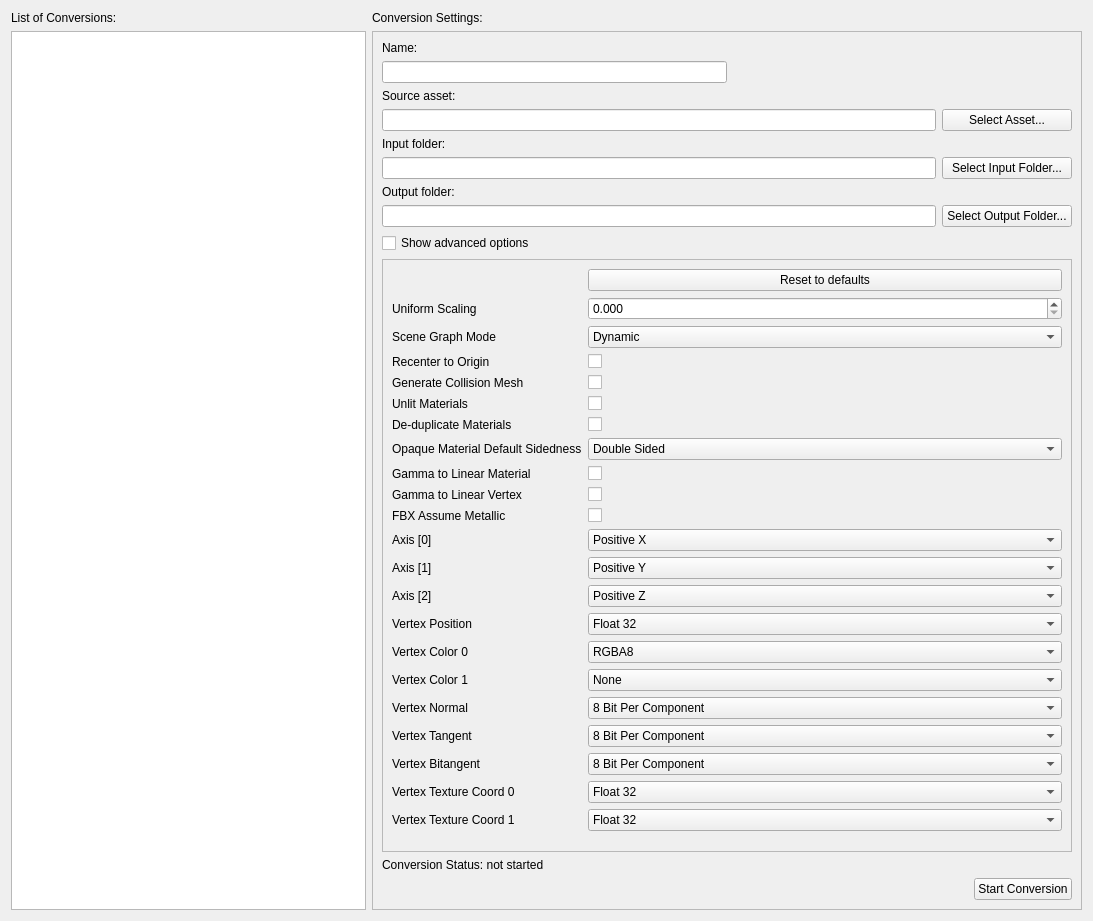
<?xml version="1.0" encoding="UTF-8"?>
<ui version="4.0">
 <class>ConversionWidget</class>
 <widget class="QWidget" name="ConversionWidget">
  <property name="geometry">
   <rect>
    <x>0</x>
    <y>0</y>
    <width>1093</width>
    <height>921</height>
   </rect>
  </property>
  <property name="windowTitle">
   <string>Form</string>
  </property>
  <layout class="QVBoxLayout" name="verticalLayout">
   <item>
    <layout class="QHBoxLayout" name="horizontalLayout_3" stretch="1,2">
     <item>
      <layout class="QVBoxLayout" name="verticalLayout_6">
       <item>
        <widget class="QLabel" name="label_4">
         <property name="text">
          <string>List of Conversions:</string>
         </property>
        </widget>
       </item>
       <item>
        <widget class="QListWidget" name="ConversionList">
         <property name="accessibleName">
          <string>All conversions</string>
         </property>
        </widget>
       </item>
      </layout>
     </item>
     <item>
      <layout class="QVBoxLayout" name="verticalLayout_5">
       <item>
        <widget class="QLabel" name="label_5">
         <property name="text">
          <string>Conversion Settings:</string>
         </property>
        </widget>
       </item>
       <item>
        <widget class="QFrame" name="ConversionPane">
         <property name="frameShape">
          <enum>QFrame::StyledPanel</enum>
         </property>
         <property name="frameShadow">
          <enum>QFrame::Sunken</enum>
         </property>
         <layout class="QVBoxLayout" name="verticalLayout_4">
          <item>
           <widget class="QLabel" name="label">
            <property name="text">
             <string>Name:</string>
            </property>
           </widget>
          </item>
          <item>
           <layout class="QHBoxLayout" name="horizontalLayout_5">
            <item>
             <widget class="QLineEdit" name="ConversionNameInput">
              <property name="minimumSize">
               <size>
                <width>150</width>
                <height>0</height>
               </size>
              </property>
              <property name="accessibleName">
               <string>Conversion name</string>
              </property>
             </widget>
            </item>
            <item>
             <spacer name="horizontalSpacer">
              <property name="orientation">
               <enum>Qt::Horizontal</enum>
              </property>
              <property name="sizeHint" stdset="0">
               <size>
                <width>40</width>
                <height>20</height>
               </size>
              </property>
             </spacer>
            </item>
           </layout>
          </item>
          <item>
           <widget class="QLabel" name="label_2">
            <property name="text">
             <string>Source asset:</string>
            </property>
           </widget>
          </item>
          <item>
           <layout class="QHBoxLayout" name="horizontalLayout">
            <item>
             <widget class="QLineEdit" name="SourceAssetLine">
              <property name="accessibleName">
               <string>Source asset</string>
              </property>
              <property name="readOnly">
               <bool>true</bool>
              </property>
             </widget>
            </item>
            <item>
             <widget class="QPushButton" name="SelectSourceButton">
              <property name="minimumSize">
               <size>
                <width>130</width>
                <height>0</height>
               </size>
              </property>
              <property name="text">
               <string>Select Asset...</string>
              </property>
             </widget>
            </item>
           </layout>
          </item>
          <item>
           <widget class="QLabel" name="label_29">
            <property name="text">
             <string>Input folder:</string>
            </property>
           </widget>
          </item>
          <item>
           <layout class="QHBoxLayout" name="horizontalLayout_12">
            <item>
             <widget class="QLineEdit" name="InputFolderLine">
              <property name="accessibleName">
               <string>Input folder</string>
              </property>
              <property name="readOnly">
               <bool>true</bool>
              </property>
             </widget>
            </item>
            <item>
             <widget class="QPushButton" name="SelectInputFolderButton">
              <property name="minimumSize">
               <size>
                <width>130</width>
                <height>0</height>
               </size>
              </property>
              <property name="text">
               <string>Select Input Folder...</string>
              </property>
             </widget>
            </item>
           </layout>
          </item>
          <item>
           <widget class="QLabel" name="label_3">
            <property name="text">
             <string>Output folder:</string>
            </property>
           </widget>
          </item>
          <item>
           <layout class="QHBoxLayout" name="horizontalLayout_4">
            <item>
             <widget class="QLineEdit" name="OutputFolderLine">
              <property name="accessibleName">
               <string>Output folder</string>
              </property>
              <property name="readOnly">
               <bool>true</bool>
              </property>
             </widget>
            </item>
            <item>
             <widget class="QPushButton" name="SelectOutputFolderButton">
              <property name="minimumSize">
               <size>
                <width>130</width>
                <height>0</height>
               </size>
              </property>
              <property name="text">
               <string>Select Output Folder...</string>
              </property>
             </widget>
            </item>
           </layout>
          </item>
          <item>
           <widget class="QCheckBox" name="ConversionOptionsCheckbox">
            <property name="text">
             <string>Show advanced options</string>
            </property>
           </widget>
          </item>
          <item>
           <widget class="QScrollArea" name="OptionsArea">
            <property name="accessibleName">
             <string>Advanced options</string>
            </property>
            <property name="widgetResizable">
             <bool>true</bool>
            </property>
            <widget class="QWidget" name="scrollAreaWidgetContents">
             <property name="geometry">
              <rect>
               <x>0</x>
               <y>0</y>
               <width>670</width>
               <height>590</height>
              </rect>
             </property>
             <layout class="QHBoxLayout" name="horizontalLayout_8">
              <item>
               <layout class="QFormLayout" name="formLayout">
                <item row="0" column="1">
                 <widget class="QPushButton" name="ResetAdvancedButton">
                  <property name="text">
                   <string>Reset to defaults</string>
                  </property>
                 </widget>
                </item>
                <item row="1" column="0">
                 <widget class="QLabel" name="label_6">
                  <property name="text">
                   <string>Uniform Scaling</string>
                  </property>
                 </widget>
                </item>
                <item row="1" column="1">
                 <widget class="QDoubleSpinBox" name="ScalingSpinbox">
                  <property name="accessibleName">
                   <string>Uniform scaling</string>
                  </property>
                  <property name="decimals">
                   <number>3</number>
                  </property>
                  <property name="maximum">
                   <double>999.000000000000000</double>
                  </property>
                 </widget>
                </item>
                <item row="2" column="0">
                 <widget class="QLabel" name="label_12">
                  <property name="text">
                   <string>Scene Graph Mode</string>
                  </property>
                 </widget>
                </item>
                <item row="2" column="1">
                 <widget class="QComboBox" name="ScenegraphModeCombo">
                  <property name="accessibleName">
                   <string>Scene graph mode</string>
                  </property>
                  <property name="currentIndex">
                   <number>2</number>
                  </property>
                  <item>
                   <property name="text">
                    <string>None</string>
                   </property>
                  </item>
                  <item>
                   <property name="text">
                    <string>Static</string>
                   </property>
                  </item>
                  <item>
                   <property name="text">
                    <string>Dynamic</string>
                   </property>
                  </item>
                 </widget>
                </item>
                <item row="3" column="0">
                 <widget class="QLabel" name="label_7">
                  <property name="text">
                   <string>Recenter to Origin</string>
                  </property>
                 </widget>
                </item>
                <item row="3" column="1">
                 <widget class="QCheckBox" name="RecenterToOriginCheckbox">
                  <property name="accessibleName">
                   <string>Recenter to origin</string>
                  </property>
                  <property name="text">
                   <string/>
                  </property>
                 </widget>
                </item>
                <item row="4" column="0">
                 <widget class="QLabel" name="label_13">
                  <property name="text">
                   <string>Generate Collision Mesh</string>
                  </property>
                 </widget>
                </item>
                <item row="4" column="1">
                 <widget class="QCheckBox" name="CollisionMeshCheckbox">
                  <property name="accessibleName">
                   <string>Generate collision mesh</string>
                  </property>
                  <property name="text">
                   <string/>
                  </property>
                 </widget>
                </item>
                <item row="5" column="0">
                 <widget class="QLabel" name="label_14">
                  <property name="text">
                   <string>Unlit Materials</string>
                  </property>
                 </widget>
                </item>
                <item row="5" column="1">
                 <widget class="QCheckBox" name="UnlitMaterialsCheckbox">
                  <property name="accessibleName">
                   <string>Unlit materials</string>
                  </property>
                  <property name="text">
                   <string/>
                  </property>
                 </widget>
                </item>
                <item row="6" column="0">
                 <widget class="QLabel" name="label_16">
                  <property name="text">
                   <string>De-duplicate Materials</string>
                  </property>
                 </widget>
                </item>
                <item row="6" column="1">
                 <widget class="QCheckBox" name="DeduplicateMaterialsCheckbox">
                  <property name="accessibleName">
                   <string>Deduplicate materials</string>
                  </property>
                  <property name="text">
                   <string/>
                  </property>
                 </widget>
                </item>
                <item row="7" column="0">
                 <widget class="QLabel" name="label_8">
                  <property name="text">
                   <string>Opaque Material Default Sidedness</string>
                  </property>
                 </widget>
                </item>
                <item row="7" column="1">
                 <widget class="QComboBox" name="DefaultSidednessCombo">
                  <property name="accessibleName">
                   <string>Default sidedness for opaque materials</string>
                  </property>
                  <property name="currentIndex">
                   <number>1</number>
                  </property>
                  <item>
                   <property name="text">
                    <string>Single Sided</string>
                   </property>
                  </item>
                  <item>
                   <property name="text">
                    <string>Double Sided</string>
                   </property>
                  </item>
                 </widget>
                </item>
                <item row="8" column="0">
                 <widget class="QLabel" name="label_10">
                  <property name="text">
                   <string>Gamma to Linear Material</string>
                  </property>
                 </widget>
                </item>
                <item row="8" column="1">
                 <widget class="QCheckBox" name="GammaToLinearMaterialCheckbox">
                  <property name="accessibleName">
                   <string>Gamma to linear material</string>
                  </property>
                  <property name="text">
                   <string/>
                  </property>
                 </widget>
                </item>
                <item row="9" column="0">
                 <widget class="QLabel" name="label_11">
                  <property name="text">
                   <string>Gamma to Linear Vertex</string>
                  </property>
                 </widget>
                </item>
                <item row="9" column="1">
                 <widget class="QCheckBox" name="GammaToLinearVertexCheckbox">
                  <property name="accessibleName">
                   <string>Gamma to linear vertex</string>
                  </property>
                  <property name="text">
                   <string/>
                  </property>
                 </widget>
                </item>
                <item row="10" column="0">
                 <widget class="QLabel" name="label_15">
                  <property name="text">
                   <string>FBX Assume Metallic</string>
                  </property>
                 </widget>
                </item>
                <item row="10" column="1">
                 <widget class="QCheckBox" name="FbxAssumeMetallicCheckbox">
                  <property name="accessibleName">
                   <string>FBX assume metallic</string>
                  </property>
                  <property name="text">
                   <string/>
                  </property>
                 </widget>
                </item>
                <item row="11" column="0">
                 <widget class="QLabel" name="label_17">
                  <property name="text">
                   <string>Axis [0]</string>
                  </property>
                 </widget>
                </item>
                <item row="11" column="1">
                 <widget class="QComboBox" name="Axis0Combo">
                  <property name="accessibleName">
                   <string>Main axis 0</string>
                  </property>
                  <property name="currentIndex">
                   <number>1</number>
                  </property>
                  <item>
                   <property name="text">
                    <string>Inherit</string>
                   </property>
                  </item>
                  <item>
                   <property name="text">
                    <string>Positive X</string>
                   </property>
                  </item>
                  <item>
                   <property name="text">
                    <string>Negative X</string>
                   </property>
                  </item>
                  <item>
                   <property name="text">
                    <string>Positive Y</string>
                   </property>
                  </item>
                  <item>
                   <property name="text">
                    <string>Negative Y</string>
                   </property>
                  </item>
                  <item>
                   <property name="text">
                    <string>Positive Z</string>
                   </property>
                  </item>
                  <item>
                   <property name="text">
                    <string>Negative Z</string>
                   </property>
                  </item>
                 </widget>
                </item>
                <item row="12" column="0">
                 <widget class="QLabel" name="label_18">
                  <property name="text">
                   <string>Axis [1]</string>
                  </property>
                 </widget>
                </item>
                <item row="12" column="1">
                 <widget class="QComboBox" name="Axis1Combo">
                  <property name="accessibleName">
                   <string>Main axis 1</string>
                  </property>
                  <property name="currentIndex">
                   <number>3</number>
                  </property>
                  <item>
                   <property name="text">
                    <string>Inherit</string>
                   </property>
                  </item>
                  <item>
                   <property name="text">
                    <string>Positive X</string>
                   </property>
                  </item>
                  <item>
                   <property name="text">
                    <string>Negative X</string>
                   </property>
                  </item>
                  <item>
                   <property name="text">
                    <string>Positive Y</string>
                   </property>
                  </item>
                  <item>
                   <property name="text">
                    <string>Negative Y</string>
                   </property>
                  </item>
                  <item>
                   <property name="text">
                    <string>Positive Z</string>
                   </property>
                  </item>
                  <item>
                   <property name="text">
                    <string>Negative Z</string>
                   </property>
                  </item>
                 </widget>
                </item>
                <item row="13" column="0">
                 <widget class="QLabel" name="label_19">
                  <property name="text">
                   <string>Axis [2]</string>
                  </property>
                 </widget>
                </item>
                <item row="13" column="1">
                 <widget class="QComboBox" name="Axis2Combo">
                  <property name="accessibleName">
                   <string>Main axis 2</string>
                  </property>
                  <property name="currentIndex">
                   <number>5</number>
                  </property>
                  <item>
                   <property name="text">
                    <string>Inherit</string>
                   </property>
                  </item>
                  <item>
                   <property name="text">
                    <string>Positive X</string>
                   </property>
                  </item>
                  <item>
                   <property name="text">
                    <string>Negative X</string>
                   </property>
                  </item>
                  <item>
                   <property name="text">
                    <string>Positive Y</string>
                   </property>
                  </item>
                  <item>
                   <property name="text">
                    <string>Negative Y</string>
                   </property>
                  </item>
                  <item>
                   <property name="text">
                    <string>Positive Z</string>
                   </property>
                  </item>
                  <item>
                   <property name="text">
                    <string>Negative Z</string>
                   </property>
                  </item>
                 </widget>
                </item>
                <item row="14" column="0">
                 <widget class="QLabel" name="label_20">
                  <property name="text">
                   <string>Vertex Position</string>
                  </property>
                 </widget>
                </item>
                <item row="14" column="1">
                 <widget class="QComboBox" name="VertexPositionCombo">
                  <property name="accessibleName">
                   <string>Vertex position data type</string>
                  </property>
                  <item>
                   <property name="text">
                    <string>Float 32</string>
                   </property>
                  </item>
                  <item>
                   <property name="text">
                    <string>Float 16</string>
                   </property>
                  </item>
                 </widget>
                </item>
                <item row="15" column="0">
                 <widget class="QLabel" name="label_21">
                  <property name="text">
                   <string>Vertex Color 0</string>
                  </property>
                 </widget>
                </item>
                <item row="15" column="1">
                 <widget class="QComboBox" name="VertexColor0Combo">
                  <property name="accessibleName">
                   <string>Vertex color 0 data type</string>
                  </property>
                  <property name="currentIndex">
                   <number>1</number>
                  </property>
                  <item>
                   <property name="text">
                    <string>None</string>
                   </property>
                  </item>
                  <item>
                   <property name="text">
                    <string>RGBA8</string>
                   </property>
                  </item>
                 </widget>
                </item>
                <item row="16" column="0">
                 <widget class="QLabel" name="label_22">
                  <property name="text">
                   <string>Vertex Color 1</string>
                  </property>
                 </widget>
                </item>
                <item row="16" column="1">
                 <widget class="QComboBox" name="VertexColor1Combo">
                  <property name="accessibleName">
                   <string>Vertex color 1 data type</string>
                  </property>
                  <item>
                   <property name="text">
                    <string>None</string>
                   </property>
                  </item>
                  <item>
                   <property name="text">
                    <string>RGBA8</string>
                   </property>
                  </item>
                 </widget>
                </item>
                <item row="17" column="0">
                 <widget class="QLabel" name="label_23">
                  <property name="text">
                   <string>Vertex Normal</string>
                  </property>
                 </widget>
                </item>
                <item row="17" column="1">
                 <widget class="QComboBox" name="VertexNormalCombo">
                  <property name="accessibleName">
                   <string>Vertex normal data type</string>
                  </property>
                  <property name="currentIndex">
                   <number>1</number>
                  </property>
                  <item>
                   <property name="text">
                    <string>None</string>
                   </property>
                  </item>
                  <item>
                   <property name="text">
                    <string>8 Bit Per Component</string>
                   </property>
                  </item>
                  <item>
                   <property name="text">
                    <string>16 Bit Per Component</string>
                   </property>
                  </item>
                 </widget>
                </item>
                <item row="18" column="0">
                 <widget class="QLabel" name="label_24">
                  <property name="text">
                   <string>Vertex Tangent</string>
                  </property>
                 </widget>
                </item>
                <item row="18" column="1">
                 <widget class="QComboBox" name="VertexTangentCombo">
                  <property name="accessibleName">
                   <string>Vertex tangent data type</string>
                  </property>
                  <property name="currentIndex">
                   <number>1</number>
                  </property>
                  <item>
                   <property name="text">
                    <string>None</string>
                   </property>
                  </item>
                  <item>
                   <property name="text">
                    <string>8 Bit Per Component</string>
                   </property>
                  </item>
                  <item>
                   <property name="text">
                    <string>16 Bit Per Component</string>
                   </property>
                  </item>
                 </widget>
                </item>
                <item row="19" column="0">
                 <widget class="QLabel" name="label_25">
                  <property name="text">
                   <string>Vertex Bitangent</string>
                  </property>
                 </widget>
                </item>
                <item row="19" column="1">
                 <widget class="QComboBox" name="VertexBitangentCombo">
                  <property name="accessibleName">
                   <string>Vertex bitangent data type</string>
                  </property>
                  <property name="currentIndex">
                   <number>1</number>
                  </property>
                  <item>
                   <property name="text">
                    <string>None</string>
                   </property>
                  </item>
                  <item>
                   <property name="text">
                    <string>8 Bit Per Component</string>
                   </property>
                  </item>
                  <item>
                   <property name="text">
                    <string>16 Bit Per Component</string>
                   </property>
                  </item>
                 </widget>
                </item>
                <item row="20" column="0">
                 <widget class="QLabel" name="label_26">
                  <property name="text">
                   <string>Vertex Texture Coord 0</string>
                  </property>
                 </widget>
                </item>
                <item row="20" column="1">
                 <widget class="QComboBox" name="TexCoord0Combo">
                  <property name="accessibleName">
                   <string>Texture coordinate 0 data type</string>
                  </property>
                  <property name="currentIndex">
                   <number>1</number>
                  </property>
                  <item>
                   <property name="text">
                    <string>None</string>
                   </property>
                  </item>
                  <item>
                   <property name="text">
                    <string>Float 32</string>
                   </property>
                  </item>
                  <item>
                   <property name="text">
                    <string>Float 16</string>
                   </property>
                  </item>
                 </widget>
                </item>
                <item row="21" column="0">
                 <widget class="QLabel" name="label_27">
                  <property name="text">
                   <string>Vertex Texture Coord 1</string>
                  </property>
                 </widget>
                </item>
                <item row="21" column="1">
                 <widget class="QComboBox" name="TexCoord1Combo">
                  <property name="accessibleName">
                   <string>Texture coordinate 1 data type</string>
                  </property>
                  <property name="currentIndex">
                   <number>1</number>
                  </property>
                  <item>
                   <property name="text">
                    <string>None</string>
                   </property>
                  </item>
                  <item>
                   <property name="text">
                    <string>Float 32</string>
                   </property>
                  </item>
                  <item>
                   <property name="text">
                    <string>Float 16</string>
                   </property>
                  </item>
                 </widget>
                </item>
               </layout>
              </item>
             </layout>
            </widget>
           </widget>
          </item>
          <item>
           <widget class="QLabel" name="ConversionMessage">
            <property name="accessibleName">
             <string>Conversion status</string>
            </property>
            <property name="text">
             <string>Conversion Status: not started</string>
            </property>
            <property name="wordWrap">
             <bool>true</bool>
            </property>
           </widget>
          </item>
          <item>
           <spacer name="OptionsSpacer">
            <property name="orientation">
             <enum>Qt::Vertical</enum>
            </property>
            <property name="sizeType">
             <enum>QSizePolicy::Ignored</enum>
            </property>
            <property name="sizeHint" stdset="0">
             <size>
              <width>0</width>
              <height>0</height>
             </size>
            </property>
           </spacer>
          </item>
          <item>
           <layout class="QHBoxLayout" name="horizontalLayout_6">
            <item>
             <spacer name="horizontalSpacer_3">
              <property name="orientation">
               <enum>Qt::Horizontal</enum>
              </property>
              <property name="sizeHint" stdset="0">
               <size>
                <width>40</width>
                <height>20</height>
               </size>
              </property>
             </spacer>
            </item>
            <item>
             <widget class="QPushButton" name="StartConversionButton">
              <property name="text">
               <string>Start Conversion</string>
              </property>
             </widget>
            </item>
           </layout>
          </item>
         </layout>
        </widget>
       </item>
      </layout>
     </item>
    </layout>
   </item>
  </layout>
 </widget>
 <resources/>
 <connections/>
</ui>
